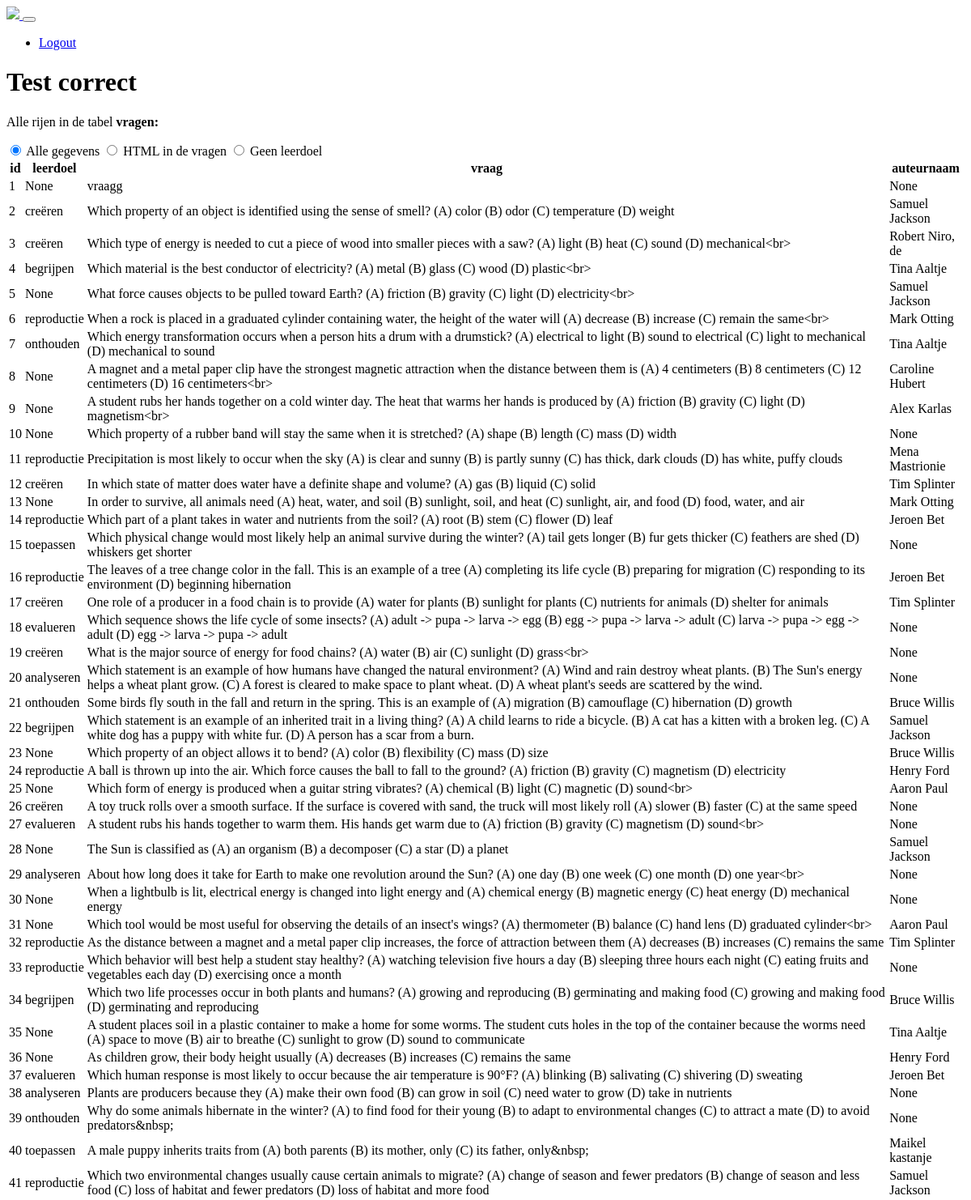
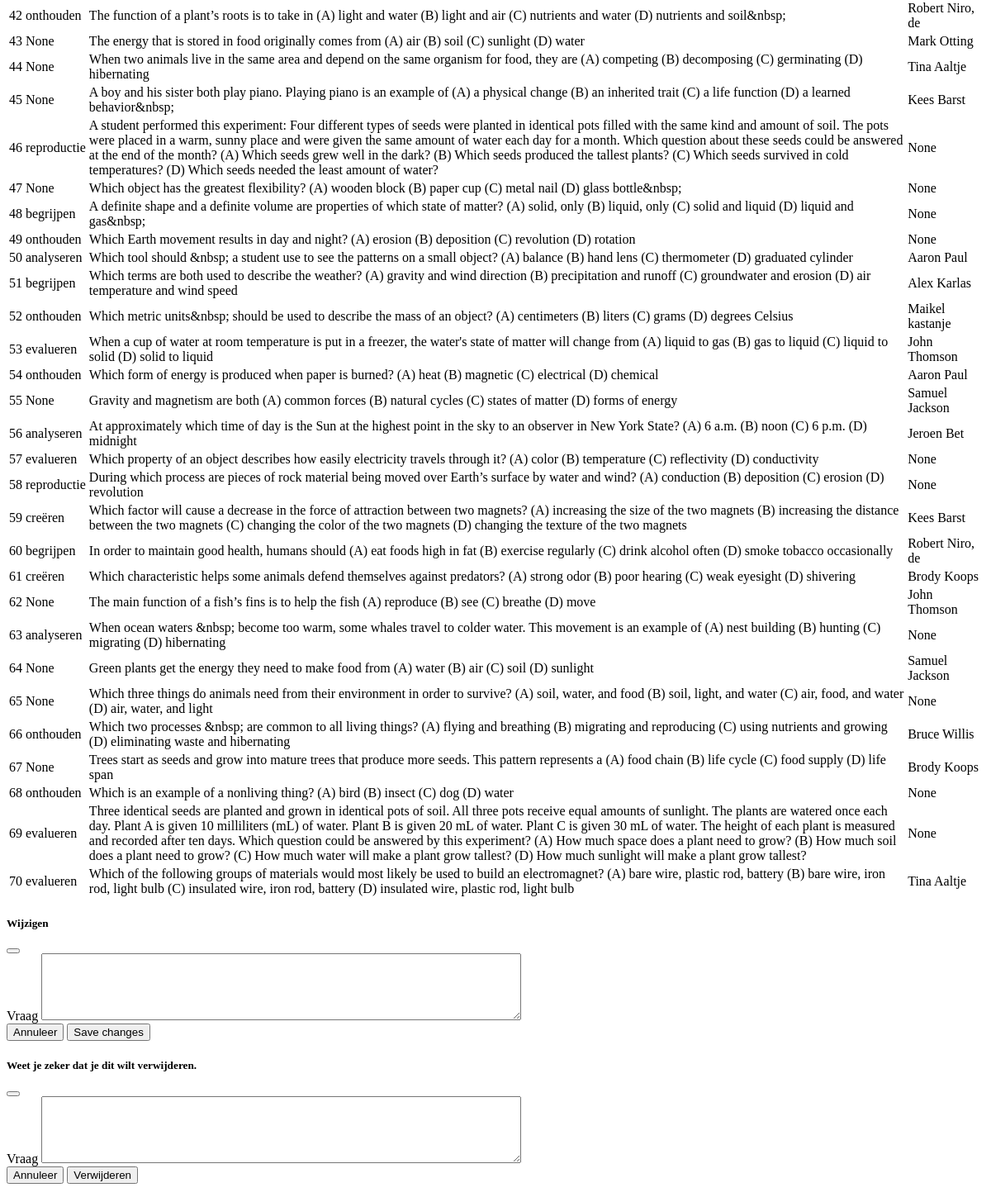
Before: /alle-gegevens with the older database file (2 pictures, top to bottom).
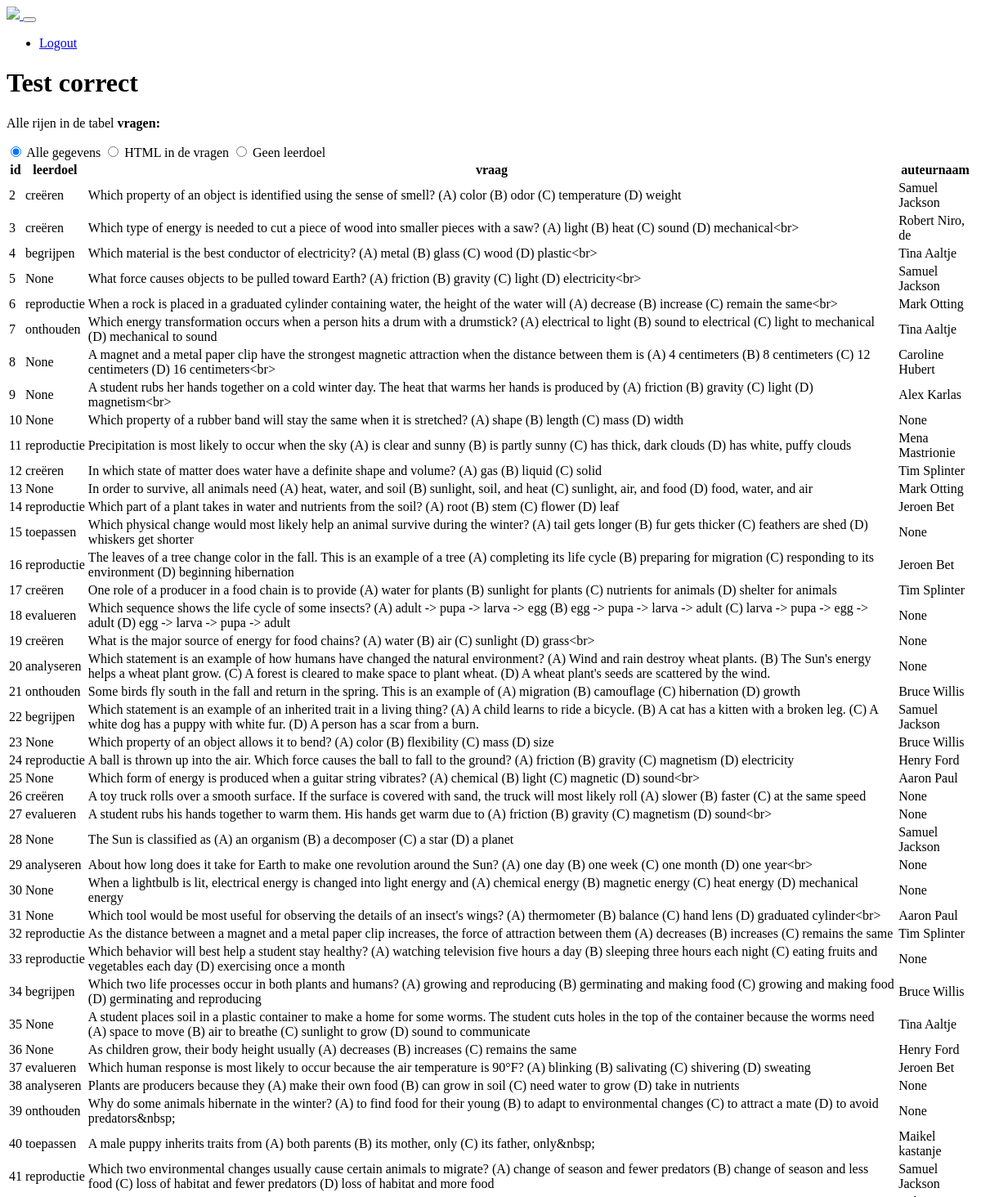
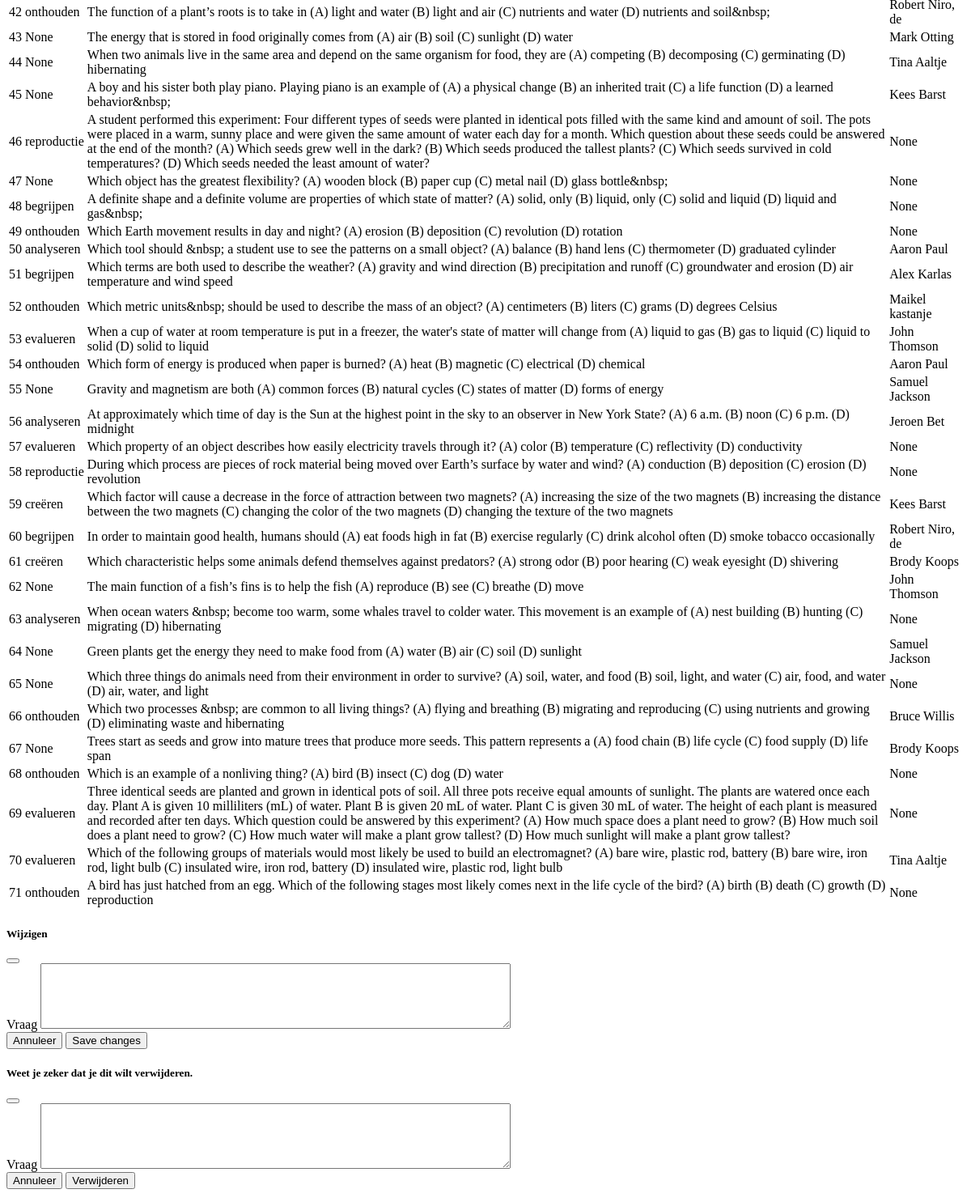
After: the same page with the newer database file (2 pictures, top to bottom).
### tables this page shows
CREATE TABLE `vragen` (
  `id` integer NOT NULL
,  `leerdoel` integer DEFAULT NULL
,  `vraag` text NOT NULL
,  `auteur` integer DEFAULT NULL
);

CREATE TABLE `leerdoelen` (
  `id` integer NOT NULL
,  `leerdoel` text DEFAULT NULL
);

### app.py (the view)
@app.route('/alle-gegevens', methods=['GET', 'POST'])
def alle_gegevens():
    table_name = 'vragen'
    query = 'alles'
    rows, column_names = dbm.alles_table_row()
    return render_template("mistakes.html", query=query, rows=rows, columns=column_names, table_name=table_name, type=session.get("type"))

### lib/tablemodel.py (called while the page is built)
    def alles_table_row(self):
        cursor = sqlite3.connect(self.database_file).cursor()
        cursor.execute(f"SELECT vragen.id, leerdoelen.leerdoel, vragen.vraag, voornaam || ' ' || achternaam AS auteurnaam FROM vragen LEFT JOIN leerdoelen ON vragen.leerdoel = leerdoelen.id LEFT JOIN auteurs ON vragen.auteur = auteurs.id LIMIT 70")
        table_headers = [column_name[0] for column_name in cursor.description]
        table_content = cursor.fetchall()
        return table_content, table_headers

### templates/mistakes.html (shortened to what the changed rows need)
<main>
  <div id="container" class="container">
  <h1>Test correct</h1>
      <table class="table table-bordered table-hover mt-5">
          <thead>
          <tr>
              {% for column in columns %}
              <th>{{ column }}</th>
              {% endfor %}
          </tr>
          </thead>
          <tbody>
          {% for row in rows %}
          <tr>
              {% for field in row %}
              <td>{{ field }}</td>
              {% endfor %}
          </tr>
          {% endfor %}
          </tbody>
      </table>
  </div>
</main>

Changed rows visible on the page:
removed vragen: row "1" "None" "None", vraag "vraagg"
now on this page (row unchanged): vragen: row "71" "None", vraag "A bird has just hatched from an egg. Which of the following stages most likely comes next in the life cycle of the bird? (A) birth (B) death (C) growth (D) reproduction", leerdoelen (leerdoel "onthouden")
